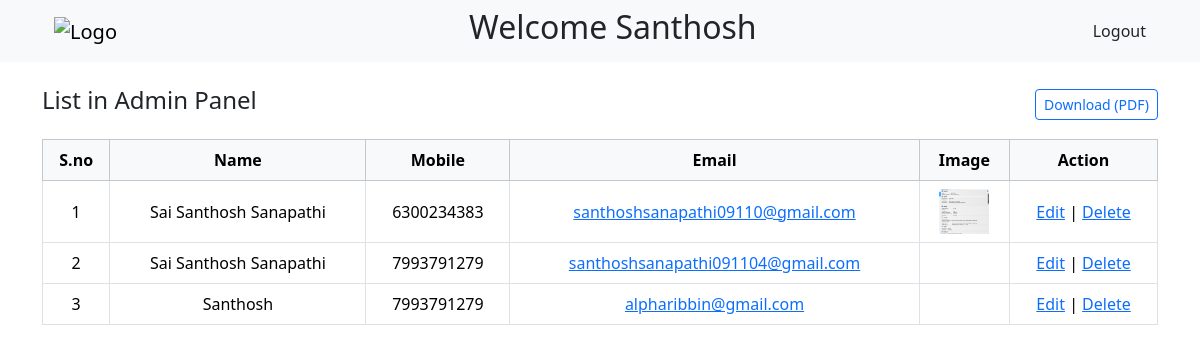
The page / (signed in) on the database its author committed.
### tables this page shows
CREATE TABLE `users` (
  `id` int(11) NOT NULL,
  `name` varchar(256) NOT NULL,
  `email` varchar(256) NOT NULL,
  `mobile` varchar(10) NOT NULL,
  `image` text NOT NULL,
  `password` text NOT NULL,
  `state` varchar(100) NOT NULL,
  `city` varchar(100) NOT NULL,
  `description` text NOT NULL
);

### index.php (the view, shortened to what this page needs)
<?php
@include 'conn.php';
if (!isset($_SESSION['user_email'])) {
    header("Location: login.php");
    exit;
}else{
    $email = $_SESSION['user_email'];
    $sql = $conn->query("SELECT * FROM users WHERE email='$email' LIMIT 1");
    if($sql->num_rows > 0){
        $user = $sql->fetch_assoc();
        $result = $conn->query("SELECT id, name, email, mobile, image FROM users ORDER BY id DESC");
    }else{
        header("Location: login.php");
        exit;
    }
}
?>
<!DOCTYPE html>
<html lang="en">
<head>
    <link href="https://cdn.jsdelivr.net/npm/bootstrap@5.3.2/dist/css/bootstrap.min.css" rel="stylesheet">
</head>
<body>
    <header>
        <nav class="navbar navbar-expand-lg navbar-light bg-light">
        <div class="container px-4">
            <a class="navbar-brand" href="#">
            <img src="https://santhosh-sanapathi-0911.vercel.app/brands/Bootstrap.svg" alt="Logo" height="30">
            </a>
            <h2>Welcome <?php echo $user["name"]?></h2>
            <a class="nav-link" href="?logout">Logout</a>
        </div>
        </nav>
    </header>
    <main class="container mt-4">
        <div class="d-flex justify-content-between align-items-center mb-3">
            <h4>List in Admin Panel</h4>
            <button onclick="downloadPDF()" class="btn btn-outline-primary btn-sm">
                Download (PDF)
            </button>
        </div>
        <table id="userTable" class="table table-bordered align-middle text-center">
            <thead class="table-light">
                <tr>
                    <th>S.no</th>
                    <th>Name</th>
                    <th>Mobile</th>
                    <th>Email</th>
                    <th>Image</th>
                    <th>Action</th>
                </tr>
            </thead>
            <tbody>
                <?php
                $i = 1;
                while ($row = $result->fetch_assoc()) {
                ?>
                <tr>
                    <td><?= $i++ ?></td>
                    <td><?= htmlspecialchars($row['name']) ?></td>
                    <td><?= htmlspecialchars($row['mobile']) ?></td>
                    <td>
                        <a href="mailto:<?= htmlspecialchars($row['email']) ?>">
                            <?= htmlspecialchars($row['email']) ?>
                        </a>
                    </td>
                    <td>
                        <?php if (!empty($row['image'])) { ?>
                            <img src="uploads/<?= $row['image'] ?>" width="50">
                        <?php } else { ?>
                        <?php } ?>
                    </td>
                    <td>
                        <a href="edit.php?id=<?= $row['id'] ?>">Edit</a> |
                        <a href="delete.php?id=<?= $row['id'] ?>"
                        onclick="return confirm('Are you sure?')">Delete</a>
                    </td>
                </tr>
                <?php } ?>
            </tbody>
        </table>
    </main>
</body>
</html>

### rows shown on the page
users: name "Santhosh", mobile "7993791279", email "alpharibbin@gmail.com"
users: name "Sai Santhosh Sanapathi", mobile "6300234383", email "santhoshsanapathi09110@gmail.com", image (picture)
users: name "Sai Santhosh Sanapathi", mobile "7993791279", email "santhoshsanapathi091104@gmail.com"
